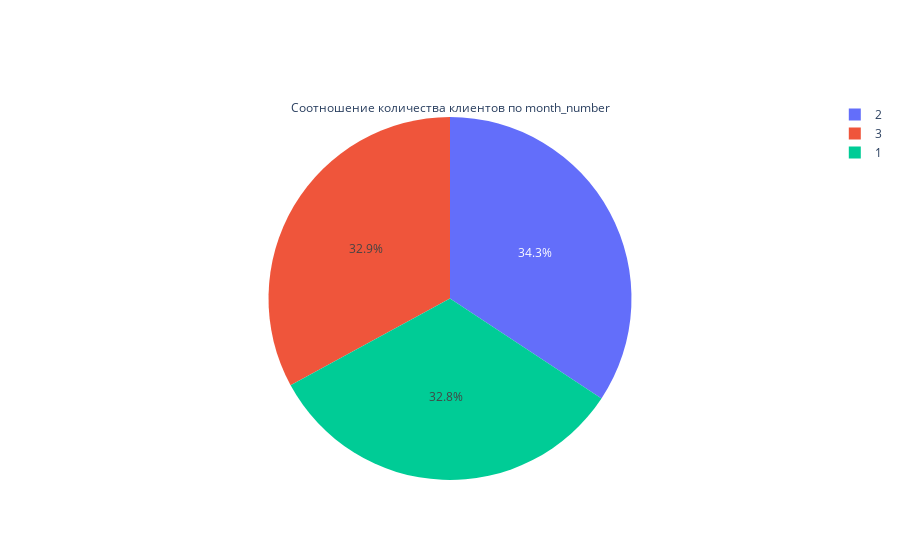
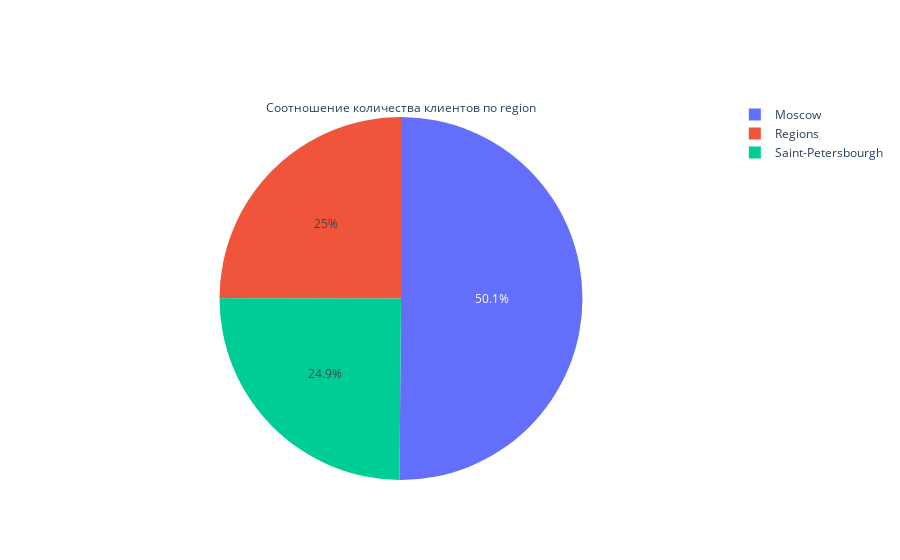
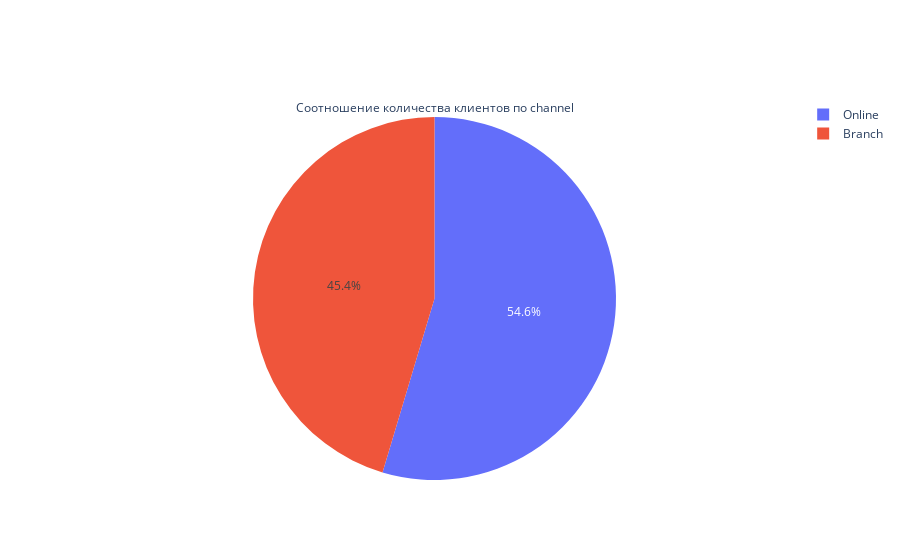
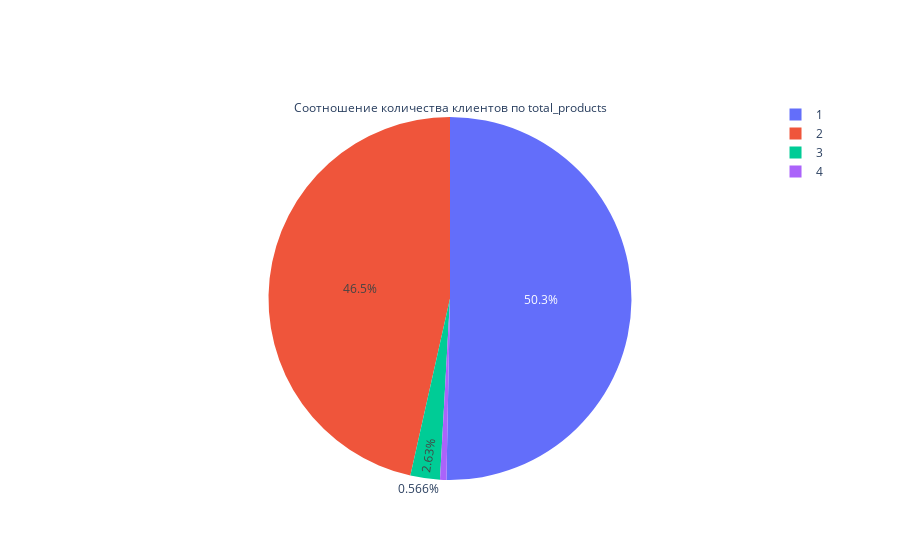

Notebook code for these charts, in order:
### Markdown cell above
# Исследовательский анализ данных

### Code cell
col = ['month_number','region','channel','total_products','deposit','is_package','churn']
for i in col:
    fig = go.Figure(data=[go.Pie(labels=data[i].value_counts().index, values=data[i].value_counts(), \
                             title=f'Соотношение количества клиентов по {i}')])
    fig.show()

### Figure 1 — Plotly figure (JSON) as saved in the notebook; plotly's stock layout.template omitted (floating-point values rounded to 4 significant figures)
{"data": [{"labels": [2, 3, 1], "title": {"text": "Соотношение количества клиентов по month_number"}, "type": "pie", "values": [2847, 2735, 2722]}], "layout": {"autosize": true}}

### Figure 2 — Plotly figure (JSON) as saved in the notebook; plotly's stock layout.template omitted (floating-point values rounded to 4 significant figures)
{"data": [{"labels": ["Moscow", "Regions", "Saint-Petersbourgh"], "title": {"text": "Соотношение количества клиентов по region"}, "type": "pie", "values": [4163, 2075, 2066]}], "layout": {"autosize": true}}

### Figure 3 — Plotly figure (JSON) as saved in the notebook; plotly's stock layout.template omitted (floating-point values rounded to 4 significant figures)
{"data": [{"labels": ["Online", "Branch"], "title": {"text": "Соотношение количества клиентов по channel"}, "type": "pie", "values": [4536, 3768]}], "layout": {"autosize": true}}

### Figure 4 — Plotly figure (JSON) as saved in the notebook; plotly's stock layout.template omitted (floating-point values rounded to 4 significant figures)
{"data": [{"labels": [1, 2, 3, 4], "title": {"text": "Соотношение количества клиентов по total_products"}, "type": "pie", "values": [4178, 3861, 218, 47]}], "layout": {"autosize": true}}
